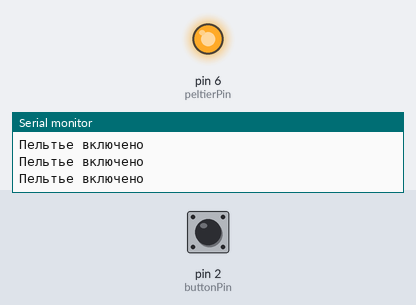
A sketch run on a simulated Arduino Uno, built with avr-gcc and run on an emulated ATmega328P. Shown: output pins drawn as LEDs (lit = HIGH), the last lines printed to the serial monitor. Inputs (shaded band) come from the test bench; at power-on: pin 2 (buttonPin) HIGH.

Above: at 1.2 s.
1.3 s: pin 2 (buttonPin) pulled LOW for 0.15 s
At 1.38 s:
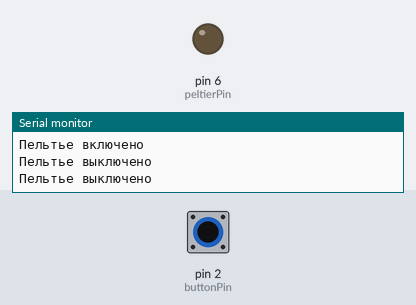
2.9 s: pin 2 (buttonPin) pulled LOW for 3.2 s
At 6.7 s:
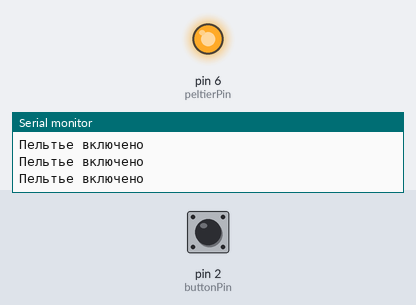
7.6 s: pin 2 (buttonPin) pulled LOW for 1 s
At 8.1 s:
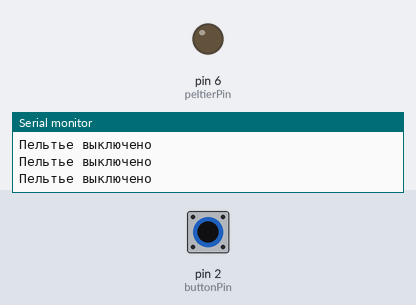
11.6 s: pin 2 (buttonPin) driven LOW
At 12.5 s:
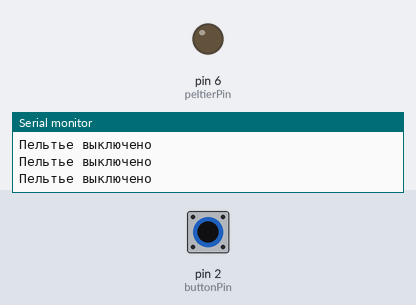
14.6 s: pin 2 (buttonPin) driven HIGH
At 15.5 s:
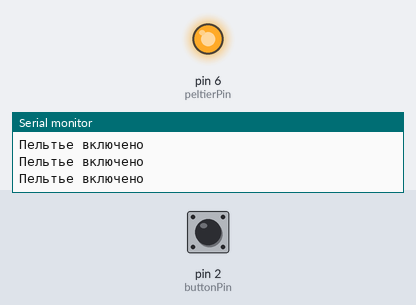
Timing chart, 0 to 17.6 s (numbered marks = the images above; inputs shaded):
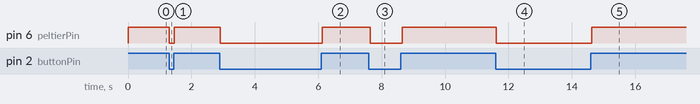

The sketch:

peltie.ino
```cpp
const int peltierPin = 6;
const int buttonPin = 2;

void setup() {
  pinMode(peltierPin, OUTPUT);
  pinMode(buttonPin, INPUT_PULLUP); // Внутренний подтягивающий резистор
  digitalWrite(peltierPin, LOW);
  Serial.begin(9600);
}

void loop() {
  int buttonState = digitalRead(buttonPin);

  if (buttonState == HIGH) {
    // Включить Пельтье
    digitalWrite(peltierPin, HIGH);
    Serial.println("Пельтье включено");
  } else {
    // Выключить Пельтье
    digitalWrite(peltierPin, LOW);
    Serial.println("Пельтье выключено");
  }

  delay(50); // Немного задержки для защиты от дребезга
}
```

Measured:
- after the input at 1.3 s, pin 6 (peltierPin): HIGH → LOW at once, → HIGH 0.15 s later
- after the input at 2.9 s, pin 6 (peltierPin): HIGH → LOW at once, → HIGH 3.2 s later
- after the input at 7.6 s, pin 6 (peltierPin): HIGH → LOW at once, → HIGH 1.0 s later
- after the input at 11.6 s, pin 6 (peltierPin): HIGH → LOW at once
- after the input at 14.6 s, pin 6 (peltierPin): LOW → HIGH at once
